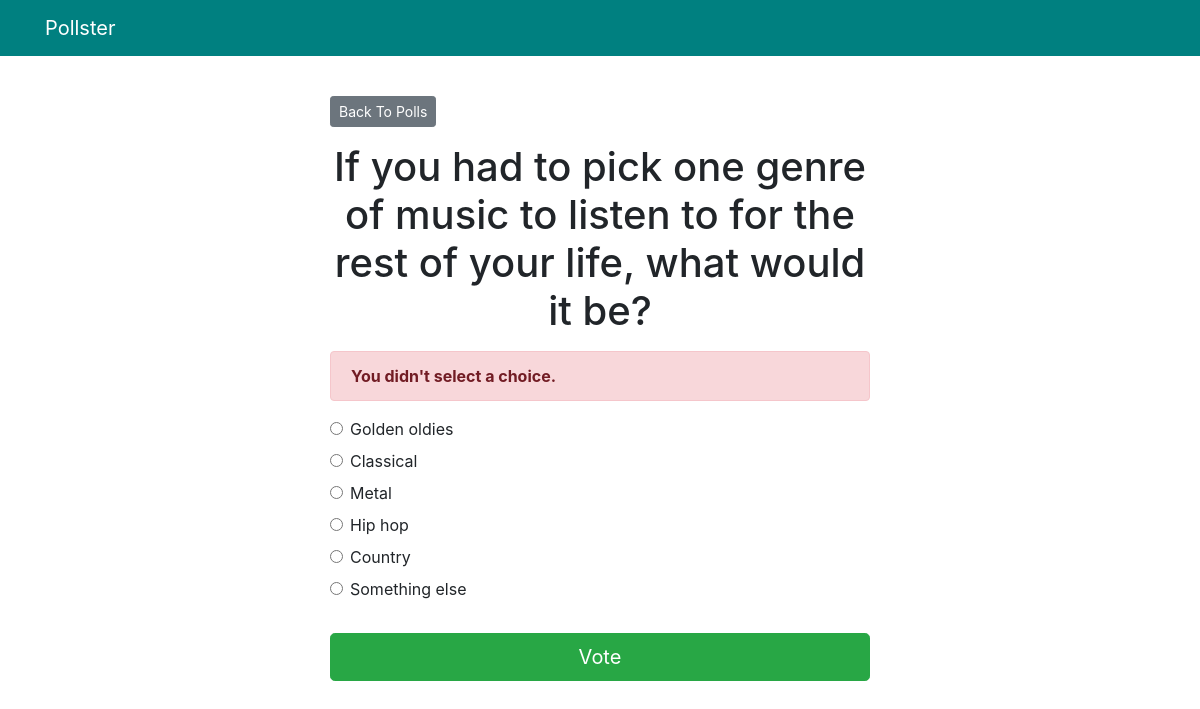
The page /polls/15/vote/ on the database its author committed.
### polls/models.py (models this page shows, shortened)
class Question(models.Model):
    question_text = models.CharField(max_length=200)
    pub_date = models.DateTimeField('date published')

class Choice(models.Model):
    question = models.ForeignKey(Question, on_delete =models.CASCADE)
    choice_text = models.CharField(max_length=200)
    votes = models.IntegerField(default=0)

### polls/views.py (the view)
# urls.py: path('<int:question_id>/vote/', views.vote, name='vote'),
def vote(request, question_id):
    question = get_object_or_404(Question, pk=question_id)
    try:
        selected_choice = question.choice_set.get(pk=request.POST['choice'])
    except (KeyError, Choice.DoesNotExist):
        return render(request, 'polls/detail.html', {
            'question': question,
            'error_message': "You didn't select a choice.",
        })
    else:
        selected_choice.votes += 1
        selected_choice.save()
        return HttpResponseRedirect(reverse('polls:results', args=(question.id,)))

### templates/polls/detail.html (shortened to what this page needs)
{% extends 'base.html' %}
{% block content %}
<a class="btn btn-secondary btn-sm mt-3 mb-3" href="{% url 'polls:index' %}">Back To Polls</a>
<h1 class="text-center mb-3">{{ question.question_text }}</h1>
{% if error_message %}
<p class="alert alert-danger">
	<strong>{{ error_message }}</strong>
</p>
{% endif %}
<form action="{% url 'polls:vote' question.id %}" method="post">
	{% for choice in question.choice_set.all %}
		<div class="form-check">
			<input
				type="radio"
				name="choice"
				class="form-check-input"
				id="choice{{ forloop.counter }}"
				value="{{ choice.id }}"
			/>
			<label for="choice{{ forloop.counter }}">{{ choice.choice_text }}</label
			>
		</div>
	{% endfor %}
	<input type="submit" value="Vote" class="btn btn-success btn-lg btn-block mt-4" />
</form>
{% endblock %}

### rows shown on the page
Question: question_text "If you had to pick one genre of music to listen to for the rest of your life, what would it be?"
Choice: choice_text "Golden oldies"
Choice: choice_text "Classical"
Choice: choice_text "Metal"
Choice: choice_text "Hip hop"
Choice: choice_text "Country"
Choice: choice_text "Something else"

### other values the page prints
{{ error_message }} "You didn't select a choice."
